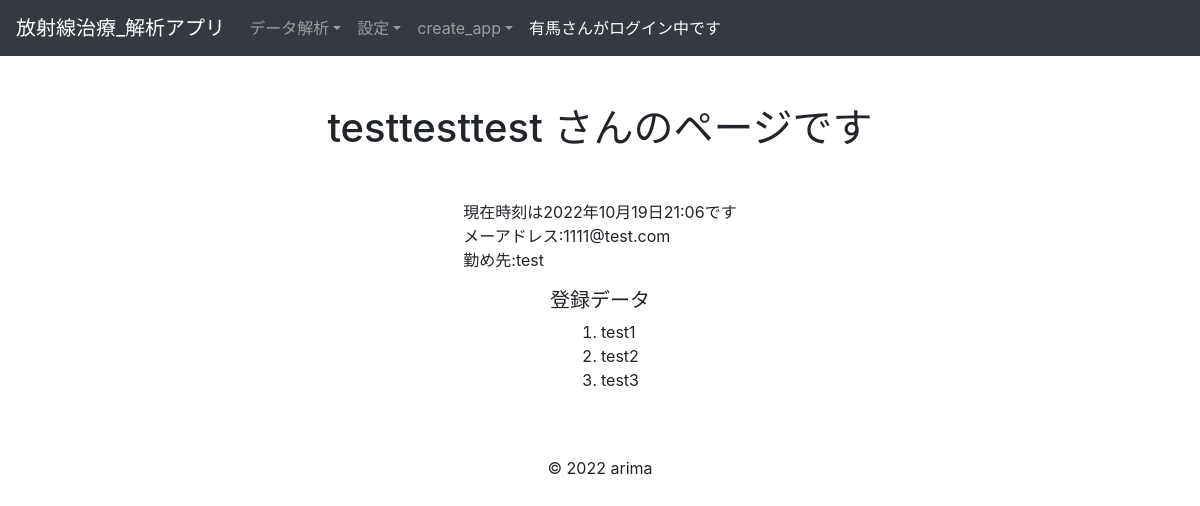
The page /accounts/user/6 (signed in) on the database its author committed.
### accounts/models.py (models this page shows, shortened)
class Users(AbstractBaseUser, PermissionsMixin):
    username = models.CharField(max_length=150)
    company = models.CharField(max_length=150)
    email = models.EmailField(max_length=255, unique=True)
    is_active = models.BooleanField(default=True)
    is_staff = models.BooleanField(default=False)
    USERNAME_FIELD = 'email'
    REQUIRED_FIELDS = ['username']
    objects = UserManager()
    def __str__(self):
        return self.username

### analytics/models.py (models this page shows, shortened)
class BaseModel(models.Model):
    create_at = models.DateTimeField()
    update_at = models.DateTimeField()
    class Meta:
        abstract = True #Tableとして作成されないようにする

class Rtdatas(BaseModel):
    region = models.CharField(max_length=10)
    user = models.ForeignKey(
        'accounts.Users', on_delete=models.CASCADE
    )
    objects = RtdatasManager()
    class Meta:
        db_table = 'rtdata'
        verbose_name_plural = 'RTデータ'

### accounts/views.py (the view)
# urls.py: path('user/<int:pk>', UserView.as_view(), name='user'),
class UserView(LoginRequiredMixin, DetailView):
    model = Users
    template_name = 'accounts/user.html'
    def get_context_data(self, **kwargs):
        context = super().get_context_data(**kwargs)
        context['time'] = datetime.now()
        user = self.request.user
        context['rtdatas'] = Rtdatas.objects.filter(user_id = user).order_by('region')
        return context

### templates/accounts/user.html (shortened to what this page needs)
{% extends "base.html" %}
{% block content %}
<div class="container">
    <h1 class="text-center my-5">    {{ object.username }} さんのページです</h1>
  <div class="row justify-content-center">
    <p>
    現在時刻は{{ time }}です<br>
    メーアドレス:{{ object.email }}<br>
    勤め先:{{ object.company }}<br>
    </p>
  </div>
  <div class="row justify-content-center">
    <h5>登録データ</h5>
  </div>
  <div class="row justify-content-center">
  <table>
    <ol>
    {% for rtdata in rtdatas %}
      <li>{{ rtdata.region}}</li>
    {% endfor %}
    </ol>
  </table>
  </div>
</div>
{% endblock %}

### templates/base.html (shortened to what this page needs)
<!DOCTYPE html>
<html>
  <head>
    <link
      rel="stylesheet"
      href="https://stackpath.bootstrapcdn.com/bootstrap/4.5.0/css/bootstrap.min.css"
    />
  </head>
  <body>
    <nav
      class="navbar navbar-expand-lg navbar-light bg-light navbar-dark bg-dark"
    >
      <a class="navbar-brand" href="{% url 'accounts:home'%}"
        >放射線治療_解析アプリ</a
      >
      <div class="collapse navbar-collapse" id="navbarNavDropdown">
        <ul class="navbar-nav">
          {% if user.is_authenticated %}
          <li class="nav-item dropdown">
            <a
              class="nav-link dropdown-toggle"
              id="navbarDropdownMenuLink"
              role="button"
              data-toggle="dropdown"
              aria-haspopup="true"
              aria-expanded="false"
              >データ解析</a
            >
          </li>
          {% endif %}
          <li class="nav-item dropdown">
            {% if user.is_authenticated %}
            <a
              class="nav-link dropdown-toggle"
              id="navbarDropdownMenuLink"
              role="button"
              data-toggle="dropdown"
              aria-haspopup="true"
              aria-expanded="false"
              >設定</a
            >
            {% endif %}
          </li>
          <li class="nav-item dropdown">
            <a
              class="nav-link dropdown-toggle"
              id="navbarDropdownMenuLink"
              role="button"
              data-toggle="dropdown"
              aria-haspopup="true"
              aria-expanded="false"
              >create_app</a
            >
          </li>
          <li class="nav-item active">
            {% if request.user.is_anonymous %}
            <a class="nav-link"
              >***** 未ログイン *****<span class="sr-only">(current)</span></a
            >
            {% else %}
            <a class="nav-link"
              >{{ request.user }}さんがログイン中です
              <span class="sr-only">(current)</span></a
            >
            {% endif %}
          </li>
        </ul>
      </div>
    </nav>
    {% block content %}{% endblock %} {% block javascript %}{% endblock %}
    <footer>
      <div class="container mt-5">
        <div class="row">
          <div class="mx-auto">
            <p>© 2022 arima</p>
          </div>
        </div>
      </div>
    </footer>
  </body>
</html>

### rows shown on the page
Users: user "有馬"
Users: username "testtesttest", email "1111@test.com", company "test"
Rtdatas: region "test1"
Rtdatas: region "test2"
Rtdatas: region "test3"

### other values the page prints
{{ time }} "2022年10月19日21:06"
